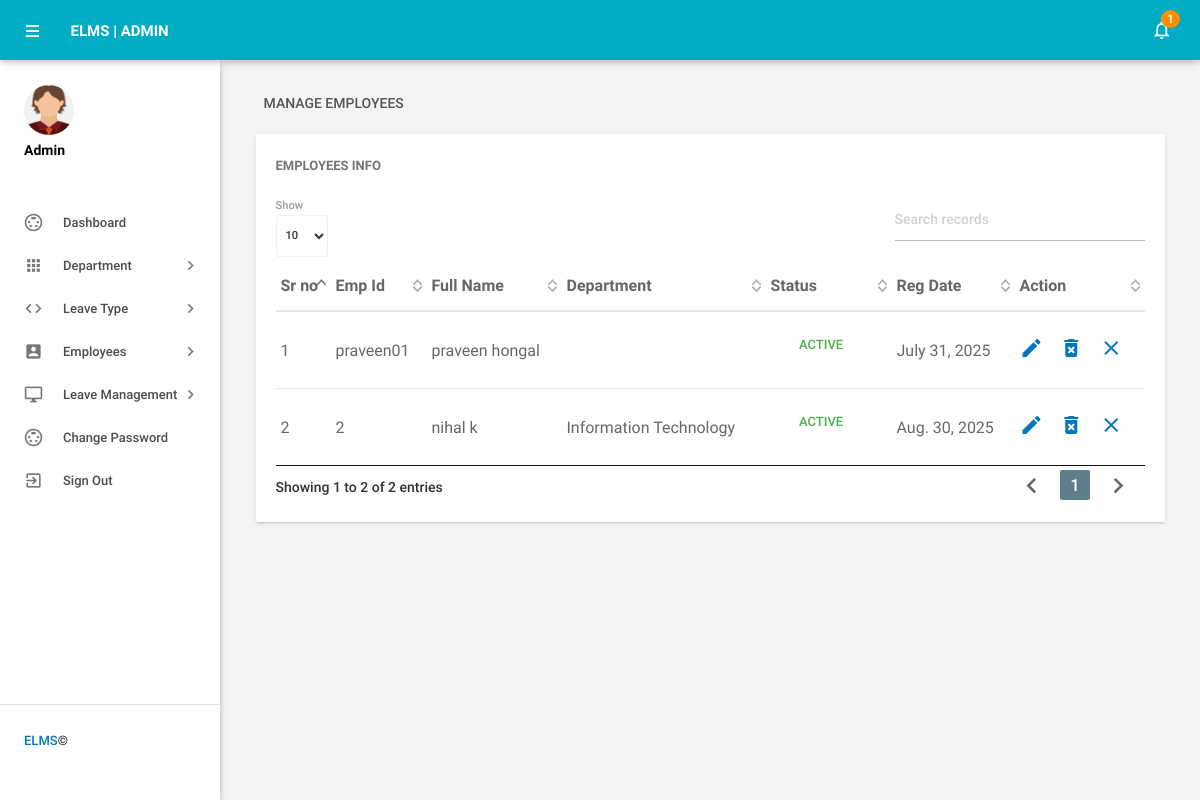
/manage_employee (signed in), run on the app's committed database.
### employeeleave/models.py (models this page shows, shortened)
class Employee(models.Model):
    user = models.ForeignKey(User, on_delete=models.CASCADE, null=True)
    empid = models.CharField(max_length=20)
    gender = models.CharField(max_length=30)
    dob = models.CharField(max_length=50)
    department = models.CharField(max_length=50,null=True)
    address = models.CharField(max_length=300)
    city = models.CharField(max_length=50)
    country = models.CharField(max_length=50)
    phoneno = models.CharField(max_length=15)
    status = models.CharField(max_length=15, null=True)
    regdate = models.DateField()

### employeeleave/views.py (the view)
# urls.py: path('manage_employee',manage_employee, name='manage_employee'),
def manage_employee(request):
    if not request.user.is_authenticated:
        return redirect('admin_login')
    leavescount = Leaves.objects.filter(isread="no").count()
    unreadleaves = Leaves.objects.filter(isread="no")
    employee = Employee.objects.all()
    d = {'employee':employee,'leavescount':leavescount,'unreadleaves':unreadleaves}
    return render(request, 'manage_employee.html', d)

### employeeleave/templates/manage_employee.html (shortened to what this page needs)
{% load static %}
{% block body %}
<html lang="en">
    <head>
        <link type="text/css" rel="stylesheet" href="{% static 'admin/assets/plugins/materialize/css/materialize.min.css' %}"/>
        <link href="{% static 'admin/assets/plugins/material-preloader/css/materialPreloader.min.css' %}" rel="stylesheet">
        <link href="{% static 'admin/assets/plugins/datatables/css/jquery.dataTables.min.css' %}" rel="stylesheet">
        <link href="{% static 'admin/assets/css/alpha.min.css' %}" rel="stylesheet" type="text/css"/>
        <link href="{% static 'admin/assets/css/custom.css' %}" rel="stylesheet" type="text/css"/>
    </head>
    <body>
       {% include 'header.html' %}
{% include 'sidebar.html' %}
            <main class="mn-inner">
                <div class="row">
                    <div class="col s12">
                        <div class="page-title">Manage Employees</div>
                    </div>
                    <div class="col s12 m12 l12">
                        <div class="card">
                            <div class="card-content">
                                <span class="card-title">Employees Info</span>
                                <table id="example" class="display responsive-table ">
                                    <thead>
                                        <tr>
                                            <th>Sr no</th>
                                            <th>Emp Id</th>
                                            <th>Full Name</th>
                                            <th>Department</th>
                                             <th>Status</th>
                                             <th>Reg Date</th>
                                            <th>Action</th>
                                        </tr>
                                    </thead>
                                    <tbody>
            {% for i in employee %}
                                        <tr>
                                            <td> {{forloop.counter}}</td>
                                            <td>{{i.empid}}</td>
                                            <td>{{i.user.first_name}}&nbsp;{{i.user.last_name}}</td>
                                            <td>{{i.department}}</td>
                                             <td>
                                                {% if i.status == "1" %}
                                                 <a class="waves-effect waves-green btn-flat m-b-xs">Active</a>
                                                 {% else %}
                                                 <a class="waves-effect waves-red btn-flat m-b-xs">Inactive</a>
                                                {% endif %}
                                             </td>
                                              <td>{{i.regdate}}</td>
                                            <td><a href="{% url 'edit_employee' i.user.id %}"><i class="material-icons">mode_edit</i></a>
                                                &nbsp;&nbsp; <a href="{% url 'delete_employee' i.user.id %}" onclick="return confirm('Do you want to delete');"><i class="material-icons">delete_forever</i></a>
                                        {% if i.status == "1" %}
&nbsp;&nbsp;<a href="{% url 'inactive_employee' i.user.id %}" onclick="return confirm('Are you sure you want to inactive this Employe?');"" > <i class="material-icons" title="Inactive">clear</i>
{% else %}
                                            &nbsp;&nbsp;<a href="{% url 'active_employee' i.user.id %}" onclick="return confirm('Are you sure you want to active this employee?');""><i class="material-icons" title="Active">done</i>
                                            {% endif %} </td>
                                        </tr>
                                         {% endfor %}
                                    </tbody>
                                </table>
                            </div>
                        </div>
                    </div>
                </div>
            </main>
        </div>
        <div class="left-sidebar-hover"></div>
    </body>
</html>
{% endblock %}

### data on the page
Employee: empid "praveen01", user.first_name "praveen", user.last_name "hongal", status "ACTIVE", regdate "July 31, 2025"
Employee: empid "2", user.first_name "nihal", user.last_name "k", department "Information Technology", status "ACTIVE", regdate "Aug. 30, 2025"

### other printed values
{{ leavescount }} "1"
